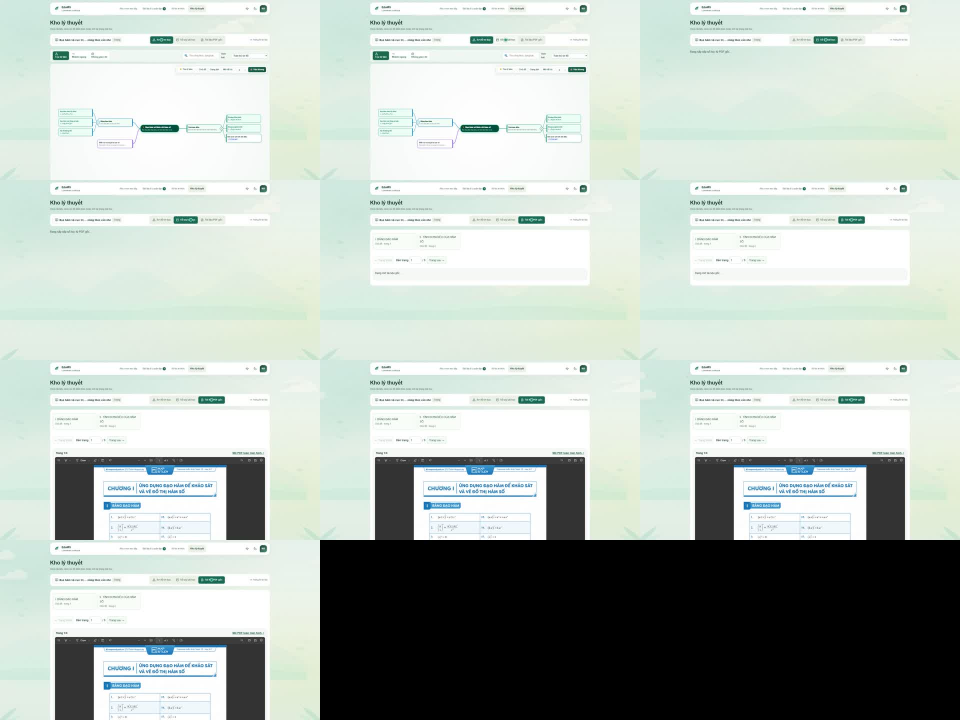
#> input picture CoachLearningVideo/production/revision/theory/source-contact.jpg, 1920 x 1440 px (shown at 1/2 size)
$ python -i table_glyphs.py   (imports and definitions only)
#> lines starting #> are read from the running program, lines starting #| are printed output that depends on the picture; after the words box and inside, x2 and y2 are one past the last pixel; in counts of white or black regions, pixels touching at a corner belong together
#> further down, picture is the input picture: PIL image 1920x1440 RGB; mean R, G, B 183.1, 192, 186
### tools/pdf_metadata/pdfmeta/storage.py
from __future__ import annotations

import hashlib
import importlib.metadata
import json
import os
from pathlib import Path
import tempfile
import time
import uuid


# [26 lines left out: function configure_storage, not called in this run]


def file_hash(path: Path) -> str:
    digest = hashlib.sha256()
    with path.open("rb") as stream:
        for part in iter(lambda: stream.read(1024 * 1024), b""):
            digest.update(part)
    return digest.hexdigest()


# [27 lines left out: functions inference_versions, write_json, not called in this run]


def read_json(path: Path) -> object:
    return json.loads(path.read_text(encoding="utf-8"))


# [16 lines left out: function write_jsonl, not called in this run]

### tools/pdf_metadata/pdfmeta/sign_table.py
"""Bounded two-row raster sign tables. Never infer missing source signs from math."""
from __future__ import annotations

from collections import deque
import re
from statistics import median

from PIL import Image
import sympy as sp

from .safe_math import UnsupportedMath, assignment


VERSION = "raster-sign-table/v1"


def clusters(values, distance=1):
    result = []
    for value in sorted(values):
        if result and value-result[-1][-1] <= distance:
            result[-1].append(value)
        else:
            result.append([value])
    return result


# [16 lines left out: function components, not called in this run]


def bounds(points):
    return [min(p[0] for p in points), min(p[1] for p in points),
            max(p[0] for p in points)+1, max(p[1] for p in points)+1]


# [181 lines left out: functions symbol, analyze, unstyle, scalar, structure, check, not called in this run]

### tools/pdf_metadata/pdfmeta/table_glyphs.py
"""Constrained printed boundary glyph matching; scores are not probabilities.

Used only for table header numbers and infinity when formula OCR is unreadable.
Font file hashes and per-character alternatives remain in the review evidence.
"""
from __future__ import annotations

from pathlib import Path
import math

from PIL import Image,ImageDraw,ImageFont,ImageOps,ImageFilter

from .safe_math import UnsupportedMath
from .storage import file_hash
from .sign_table import clusters


VERSION='table-boundary-font-match/v1'


def normalized(image):
    image=ImageOps.invert(image.convert('L')).point(lambda x:255 if x>65 else 0)
    box=image.getbbox()
    if box is None:
        raise UnsupportedMath('GLYPH_IMAGE_EMPTY')
    crop=image.crop(box)
    ratio=crop.width/crop.height
    crop=crop.resize((32,48),Image.Resampling.BILINEAR).point(lambda x:255 if x>=100 else 0)
    return crop,ratio


def similarity(a,b):
    def pixels(image):
        return list(image.get_flattened_data()) if hasattr(image,'get_flattened_data') else list(image.getdata())
    aa=pixels(a);bb=pixels(b)
    ad=pixels(a.filter(ImageFilter.MaxFilter(3)));bd=pixels(b.filter(ImageFilter.MaxFilter(3)))
    one=sum(x>0 and y>0 for x,y in zip(aa,bd))/max(1,sum(x>0 for x in aa))
    two=sum(x>0 and y>0 for x,y in zip(bb,ad))/max(1,sum(y>0 for y in bb))
    return (one+two)/2


class BoundaryGlyphs:
    def __init__(self,font_paths=None,*,alphabet='0123456789+-∞',axis=False):
        self.axis=axis
        if font_paths is None:
            font_paths=[Path(p) for p in [r'C:\Windows\Fonts\times.ttf',r'C:\Windows\Fonts\timesi.ttf',
                        r'C:\Windows\Fonts\arial.ttf','/usr/share/fonts/truetype/dejavu/DejaVuSerif.ttf'] if Path(p).is_file()]
        if not font_paths:
            raise UnsupportedMath('LOCAL_BOUNDARY_TEMPLATE_FONTS_MISSING')
        self.fonts=[{'path':str(p),'sha256':file_hash(Path(p))} for p in font_paths]
        self.templates=[]
        for path in font_paths:
            font=ImageFont.truetype(str(path),64)
            for char in alphabet:
                im=Image.new('L',(160,120),255);ImageDraw.Draw(im).text((10,10),char,font=font,fill=0)
                norm,ratio=normalized(im)
                self.templates.append((char,norm,ratio,str(path)))
#> this loop made 1 pass
#> pass 1, in normalized, `image=ImageOps.invert(image.convert('L')).point(lambda x:255 if x>65 e..`:
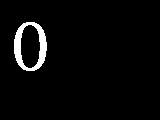
#> image: PIL image 160x120 L; 3.4% white; 1 white region, box (x1, y1, x2, y2) and area: (14, 22, 47, 71) 655
#> pass 1, in normalized, `crop=image.crop(box)`:
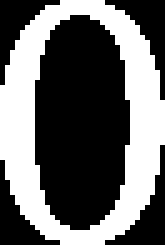
#> crop: PIL image 33x49 L (shown 5 times larger); 40.5% white; 1 white region, box (x1, y1, x2, y2) and area: (0, 0, 33, 49) 655
#> pass 1, in normalized, `crop=crop.resize((32,48),Image.Resampling.BILINEAR).point(lambda x:255..`:
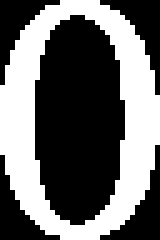
#> crop: PIL image 32x48 L (shown 5 times larger); 41.5% white; 1 white region, box (x1, y1, x2, y2) and area: (0, 0, 32, 48) 637
#> pass 1, in normalized (call 2), `image=ImageOps.invert(image.convert('L')).point(lambda x:255 if x>65 e..`:
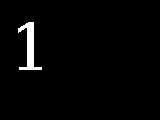
#> image: PIL image 160x120 L; 2.2% white; 1 white region, box (x1, y1, x2, y2) and area: (18, 22, 42, 70) 424
#> after the loop:
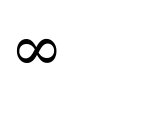
#> im: PIL image 160x120 L; min 0, max 255, mean 249.4

    def read(self,image):
        gray=image.convert('L');ink=ImageOps.invert(gray).point(lambda x:255 if x>65 else 0)
#> after `ink = ImageOps.invert(gray).point(lambda x: 255 if x > 65 else 0)`:
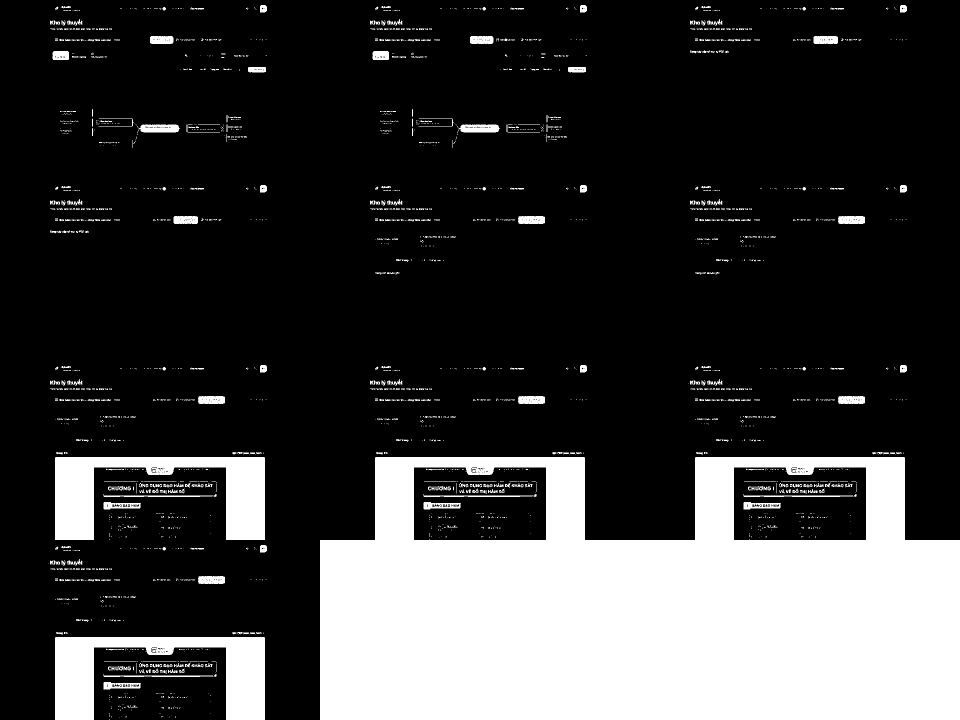
#> ink: PIL image 1920x1440 L (shown at 1/2 size); 22.9% white; 2346 white regions (1895 under 20 px), largest, box (x1, y1, x2, y2) and area: (640, 914, 1920, 1440) 525118, (110, 914, 530, 1080) 32160, (110, 1274, 530, 1440) 32155
        box=ink.getbbox()
#> box = (97, 10, 1920, 1440)
        if box is None:
            raise UnsupportedMath('BOUNDARY_IMAGE_EMPTY')
        # A blank column separates glyphs. Bridging it would merge a tightly
        # printed '+' and infinity into one unknown glyph.
        cols=[x for x in range(box[0],box[2]) if any(ink.getpixel((x,y)) for y in range(box[1],box[3]))]
#> cols = 1715 values from 97 to 1919
        groups=clusters(cols,distance=2 if self.axis else 1)
#> the loop in clusters, `for value in sorted(values):` made 1715 passes
#> value on passes 1 to 3: 97, 100, 101
#> after the loop in clusters, `for value in sorted(values):`: result = 3 items
#> groups = 3 items
        if not 1<=len(groups)<=6:
            raise UnsupportedMath('BOUNDARY_GLYPH_COUNT_UNSUPPORTED')
        result,evidence=[],[]
        for columns in groups:
            crop=gray.crop((min(columns),box[1],max(columns)+1,box[3]))
            norm,ratio=normalized(crop)
            ranks={}
            for char,template,aspect,path in self.templates:
                score=similarity(norm,template)-min(.45,abs(math.log(ratio/aspect))*.2)
                if char not in ranks or score>ranks[char]['score']:
                    ranks[char]={'char':char,'score':score,'font_path':path}
            top=sorted(ranks.values(),key=lambda r:r['score'],reverse=True)[:3]
            margin=top[0]['score']-top[1]['score']
            evidence.append({'bbox_pixel':[min(columns),box[1],max(columns)+1,box[3]],
                             'alternatives':[{**r,'score':round(r['score'],4)} for r in top],
                             'score_margin':round(margin,4)})
            if top[0]['score']<.76 or margin<.035:
                raise UnsupportedMath('BOUNDARY_FONT_MATCH_AMBIGUOUS')
            result.append(top[0]['char'])
#> this loop made 1 pass
#> (columns, box in normalized, ratio, margin) on pass 1: ([97], (0, 1117, 1, 1118), 1, 0.0131)
#> after the loop, evidence = 1 item; result = []
        text=''.join(result)
        import re
        if not re.fullmatch(r'[A-Za-z]' if self.axis else r'[+-]?(?:\d{1,5}|∞)',text):
            raise UnsupportedMath('BOUNDARY_FONT_MATCH_NOT_A_NUMBER_OR_INFINITY')
        return {'text':text,'algorithm':VERSION,'glyphs':evidence,'font_files':self.fonts,
                'status':'FONT_TEMPLATE_CANDIDATE_NOT_CALIBRATED_OR_VISUALLY_VERIFIED'}

>>> from PIL import Image
>>> picture = Image.open('../../../CoachLearningVideo/production/revision/theory/source-contact.jpg')
#> (the run stopped early here; a loop or call above may not have finished)

$ run again, on CoachLearningVideo/production/revision/theory/fixed-contact.jpg
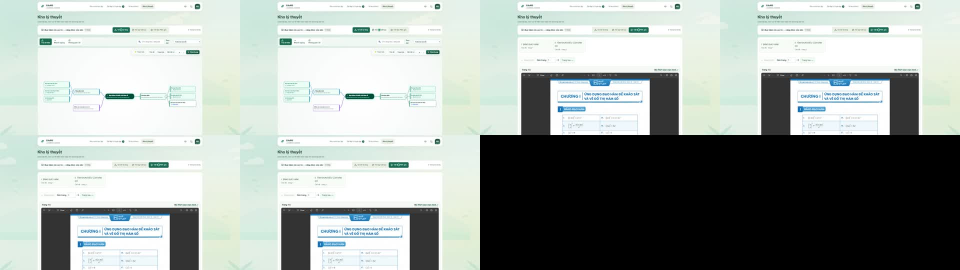
#> input picture CoachLearningVideo/production/revision/theory/fixed-contact.jpg, 1920 x 540 px (shown at 1/2 size)
#> picture is the input picture: PIL image 1920x540 RGB; mean R, G, B 161.2, 168.4, 164.5
#> the loop in __init__, `for path in font_paths:` made 1 pass
#> in read, `ink = ImageOps.invert(gray).point(lambda x: 255 if x > 65 else 0)`:
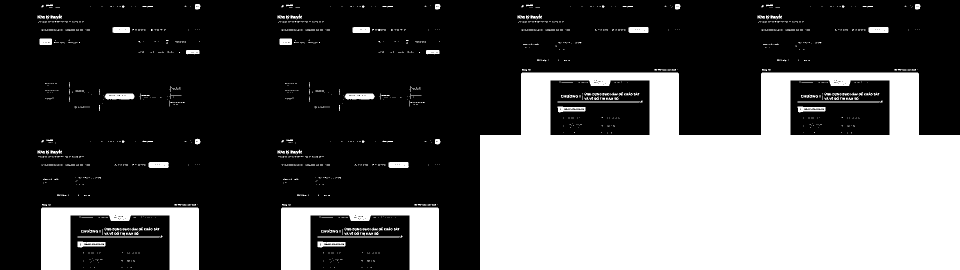
#> ink: PIL image 1920x540 L (shown at 1/2 size); 33.8% white; 1142 white regions (997 under 20 px), largest, box (x1, y1, x2, y2) and area: (960, 145, 1920, 540) 295868, (82, 415, 398, 540) 18333, (562, 415, 878, 540) 18333
#> in read, `box=ink.getbbox()`: box = (75, 8, 1920, 540)
#> cols = 1612 values from 75 to 1919
#> after the loop in clusters, `for value in sorted(values):`: result = 3 items
#> the loop in read, `for columns in groups:` made 1 pass
#> (box in normalized, ratio, margin) on pass 1: ((0, 0, 326, 532), 0.613, 0.0512)
#> pass 1, in normalized (call 14), `crop=crop.resize((32,48),Image.Resampling.BILINEAR).point(lambda x:255..`:
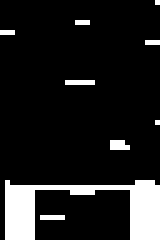
#> crop: PIL image 32x48 L (shown 5 times larger); 12.4% white; 9 white regions (8 under 20 px), largest, box (x1, y1, x2, y2) and area: (1, 36, 32, 48) 161
#> after the loop in read, `for columns in groups:`: evidence = 1 item; result = []

$ run again, on CoachLearningVideo/production/revision/theory/patch-six-seconds.png
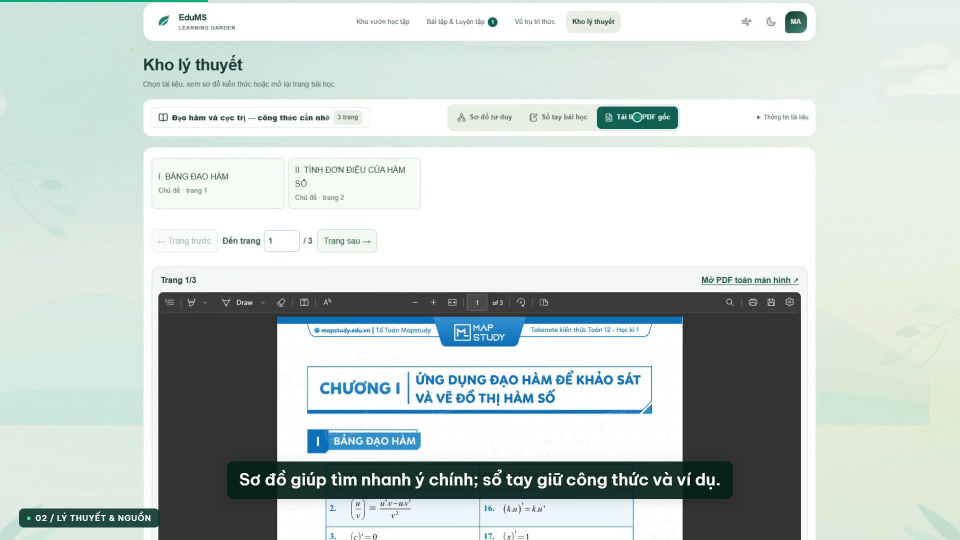
#> input picture CoachLearningVideo/production/revision/theory/patch-six-seconds.png, 1920 x 1080 px (shown at 1/2 size)
#> picture is the input picture: PIL image 1920x1080 RGB; mean R, G, B 198.1, 207.9, 204.7
#> the loop in __init__, `for path in font_paths:` made 1 pass
#> in read, `ink = ImageOps.invert(gray).point(lambda x: 255 if x > 65 else 0)`:
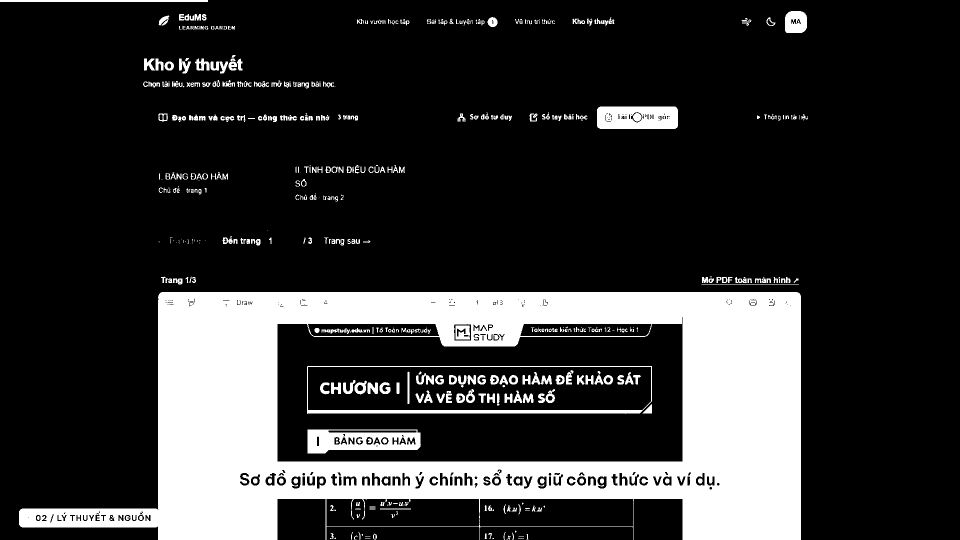
#> ink: PIL image 1920x1080 L (shown at 1/2 size); 19.8% white; 528 white regions (149 under 20 px), largest, box (x1, y1, x2, y2) and area: (38, 584, 1602, 1080) 355882, (615, 859, 842, 907) 7451, (1194, 213, 1356, 258) 6631
#> in read, `box=ink.getbbox()`: box = (0, 0, 1616, 1080)
#> cols = 1616 values from 0 to 1615
#> after the loop in clusters, `for value in sorted(values):`: result = 1 item
#> the loop in read, `for columns in groups:` made 1 pass
#> (box in normalized, ratio, margin) on pass 1: ((0, 0, 1616, 1080), 1.5, 0.0271)
#> pass 1, in normalized (call 14), `crop=crop.resize((32,48),Image.Resampling.BILINEAR).point(lambda x:255..`:
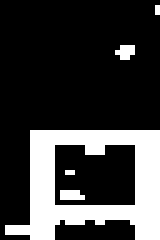
#> crop: PIL image 32x48 L (shown 5 times larger); 23.7% white; 5 white regions (4 under 20 px), largest, box (x1, y1, x2, y2) and area: (1, 26, 32, 48) 342
#> after the loop in read, `for columns in groups:`: result = []
